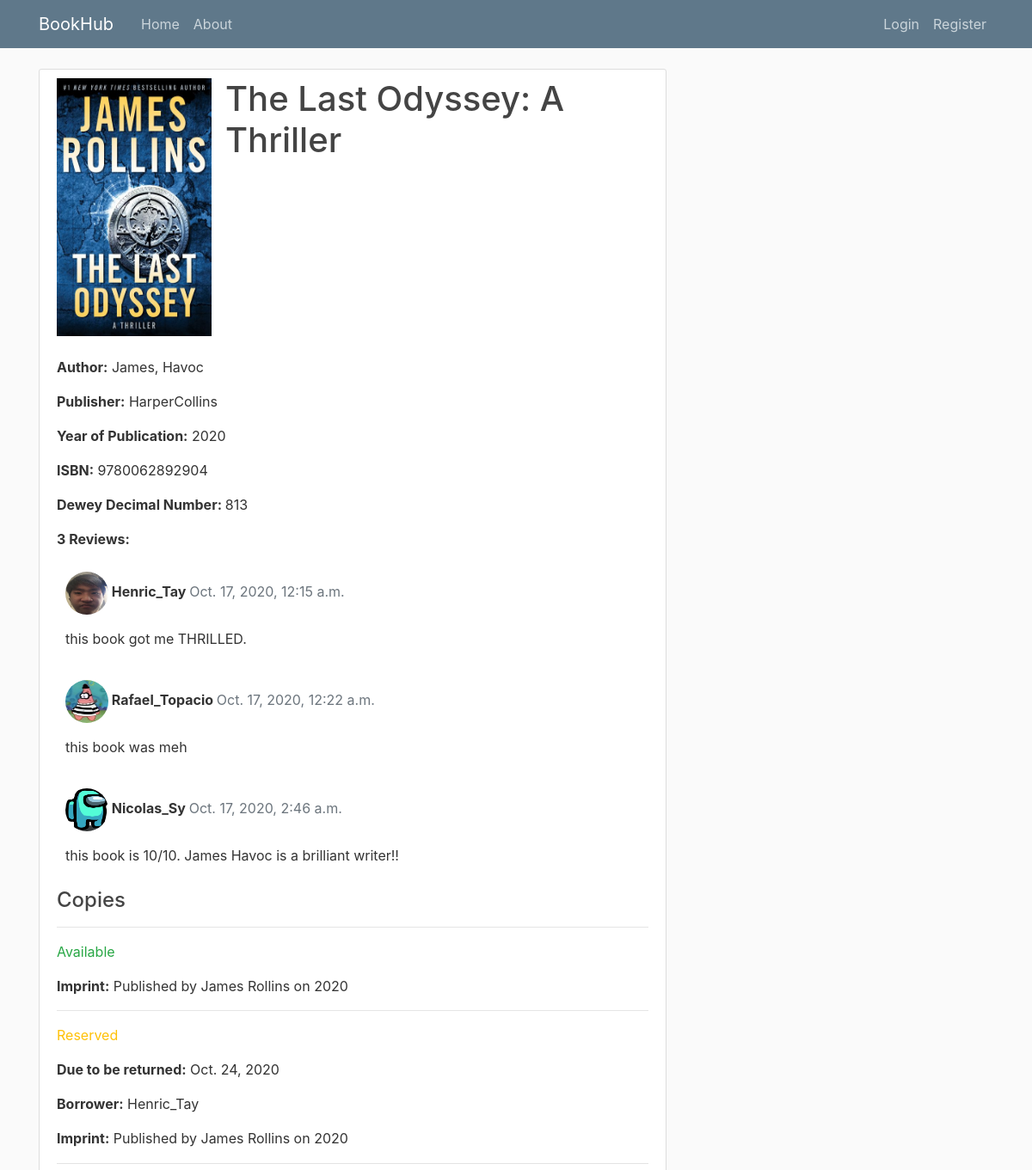
Screenshot of /book/1 with the database file from the repository.
### library_website/models.py (models this page shows, shortened)
class Book(models.Model):
	title = models.CharField(max_length = 250)
	author = models.ForeignKey('Author', on_delete=models.CASCADE, null = True) # CASCADE means if a book is deleted, the author won't be deleted
	publisher = models.ForeignKey('Publisher', on_delete=models.CASCADE, null = True)
	year_of_publication = models.CharField('Year of Publication', default='', max_length=4 )
	isbn = models.CharField('ISBN', max_length=13, help_text='13 Character ISBN number')
	dewey = models.CharField('Dewey Decimal System', default='', max_length=3, help_text='3 Digit Call Number based on Book Subject or Genre')
	image = models.ImageField(default='noImage.jpg', upload_to='book_pics', help_text='Upload cover photo of the book')

class Author (models.Model):
	first_name = models.CharField(max_length=100, help_text='First name of the Author')
	last_name = models.CharField(max_length=100, help_text='Last name of the Author')
	class Meta:
		ordering = ['first_name', 'last_name']
	def __str__(self):
		return f'{self.first_name}, {self.last_name}'

class Publisher (models.Model):
	publisher_name = models.CharField(max_length=200, help_text='Name of Publisher')
	def __str__(self):
		return self.publisher_name

class Comment(models.Model):
	id = models.UUIDField(primary_key=True, default=uuid.uuid4, help_text='Unique ID')
	book = models.ForeignKey('Book', on_delete=models.CASCADE, related_name='reviews')
	user = models.ForeignKey(User, on_delete=models.CASCADE, null=True)
	comment = models.TextField(default = '', max_length = 3000, help_text='Enter your review of the book')
	created_on = models.DateTimeField(auto_now_add=True)
	class Meta:
		ordering = ['created_on']

class BookInstance(models.Model):
	id = models.UUIDField(primary_key=True, default=uuid.uuid4, help_text='Unique ID')
	book = models.ForeignKey('Book', on_delete=models.CASCADE, null=True, help_text='Choose an instance of a book')
	imprint = models.CharField(max_length=200, help_text='Follow this template: Published by [insert author name] on [insert year of publication]')
	due_back = models.DateField(null=True, blank=True, help_text='Follow this template: [YYYY-MM-DD] (Ex.: 2020-04-26) [NOTE: PLEASE LEAVE FIELD AS EMPTY IF THERE IS NO BORROWER]')
	borrower = models.ForeignKey(User, on_delete=models.CASCADE, null=True, blank=True, help_text='[NOTE: PLEASE CHOOSE NULL FIELD IF THERE IS NO BORROWER]')
	LOAN_STATUS = (
		('a', 'Available'),
		('r', 'Reserved'),
	)
	status = models.CharField(
		max_length=1,
		choices=LOAN_STATUS,
		blank=True,
		default='a',
		help_text='Book availability [NOTE: PLEASE SET TO AVAILABLE IF BOOK IS NOT BORROWED]',
	)
	class Meta:
		ordering = ['due_back']

### users/models.py (models this page shows, shortened)
class Profile(models.Model):
	user = models.OneToOneField(User, on_delete=models.CASCADE)
	image = models.ImageField(default='default.jpg', upload_to='profile_pics')
	id_number = models.CharField(default='', max_length=8)

### library_website/decorators.py (the view)
	def wrapper_function(request, *args, **kwargs):
		if request.user.is_authenticated and request.user.is_staff:
			return HttpResponse('You are not allowed to view this page.')
		elif request.user.is_authenticated:
			return view_func(request, *args, **kwargs)
		else:
			return view_func(request, *args, **kwargs)

### library_website/views.py (called while the page is built)
@user_is_admin
def bookDetail(request, pk):
    book = Book.objects.get(id=pk)
    comments = Comment.objects.filter(book = book)
    if request.method == "POST":
        comment_user = request.user
        comment_book = book
        comment_form = CreateComment(data=request.POST)
        if comment_form.is_valid():
            finalcomment = comment_form.save(commit=False)
            finalcomment.user = comment_user
            finalcomment.book = comment_book
            finalcomment.save()
            messages.success(request, f'Your review has been posted!')
            comment_form = CreateComment()
    else:
        comment_form = CreateComment()
    context = {
        "book": book,
        "comments" : comments,
        "comment_form": comment_form,
    }
    return render(request, "library_website/book_detail.html", context)

### library_website/templates/library_website/book_detail.html (shortened to what this page needs)
{% extends "library_website/base.html" %}
{% load restrict_access%}
{% load crispy_forms_tags %}
{% block content %}
    	<article class="media content-section">
		  <div class="media-body">
		    <div class="article-metadata">
		    	<div class ="flex-container">
		    		<img class="bookdetail-img" src=" {{book.image.url}}">
				      <h1> {{ book.title }}</h1>
		    	</div>
		    	<br/>
		    	<p><strong>Author:</strong> {{ book.author }}</p>
			    <p><strong>Publisher:</strong> {{ book.publisher }}</p>
			    <p><strong>Year of Publication:</strong> {{ book.year_of_publication }}</p>
			    <p><strong>ISBN:</strong> {{ book.isbn }}</p>
			    <p><strong>Dewey Decimal Number: </strong> {{book.dewey}} </p>
			    {% if comments.count == 0 %}
			    	<p><strong> Reviews: </strong> No reviews yet.</p>
			    {% else %}
			    	<p><strong>{{comments.count}} Reviews: </strong></p>
			    	{% for comment in comments %}
				        <div class="comments" style="padding: 10px;">
				          <p class="font-weight-bold">
				          	 <img class="comments-img" src=" {{comment.user.profile.image.url}}">
				            {{ comment.user }}
				            <span class=" text-muted font-weight-normal">
				              {{ comment.created_on }}
				            </span>
				          </p>
				          {{ comment.comment | linebreaks }}
				        </div>
			        {% endfor %}
			    {% endif %}
		     <h4>Copies</h4>
		    {% for copy in book.bookinstance_set.all %}
			      <hr>
			      <p class="{% if copy.status == 'a' %}text-success{% elif copy.status == 'm' %}text-danger{% else %}text-warning{% endif %}">
			        {{ copy.get_status_display }}
			      </p>
			      {% if copy.status != 'a' %}
			        <p><strong>Due to be returned:</strong> {{ copy.due_back }}</p>
			      	<p><strong>Borrower:</strong> {{copy.borrower}}
			      {% endif %}
			      <p><strong>Imprint:</strong> {{ copy.imprint }}</p>
			{% endfor %}
		  </div>
		</article>
{% endblock content %}

### library_website/static/library_website/main.css (style rules this page uses)
body { background: #fafafa; color: #333333; margin-top: 5rem; }
h1, h2, h3, h4, h5, h6 { color: #444444; }
.content-section { background: #ffffff; padding: 10px 20px; border: 1px solid #dddddd; border-radius: 3px; margin-bottom: 20px; }
.article-metadata { padding-bottom: 1px; margin-bottom: 4px; border-bottom: 1px solid #e3e3e3 }
.flex-container { display: flex; flex-direction: row; }
.bookdetail-img { height: 300px; width: 180px; margin-right: 16px; }
.comments-img { height: 50px; width: 50px; border-radius: 25px; }

### rows the page displays
Book: image (picture), title "The Last Odyssey: A Thriller", author "James, Havoc", publisher "HarperCollins", year_of_publication "2020", isbn "9780062892904", dewey "813"
Comment: user.profile.image (picture), user "Henric_Tay", created_on "Oct. 17, 2020, 12:15 a.m.", comment "this book got me THRILLED."
Comment: user.profile.image (picture), user "Rafael_Topacio", created_on "Oct. 17, 2020, 12:22 a.m.", comment "this book was meh"
Comment: user.profile.image (picture), user "Nicolas_Sy", created_on "Oct. 17, 2020, 2:46 a.m.", comment "this book is 10/10. James Havoc is a brilliant writer!!"
BookInstance: status "Available", imprint "Published by James Rollins on 2020"
BookInstance: status "Reserved", due_back "Oct. 24, 2020", borrower "Henric_Tay", imprint "Published by James Rollins on 2020"

### other values shown
{{ comments.count }} "3"
